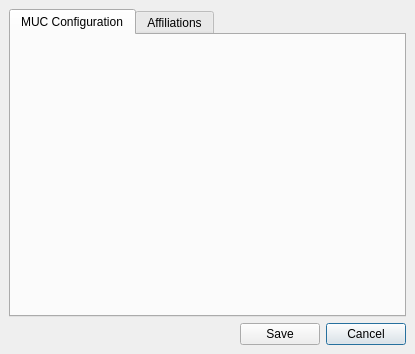
<ui version="4.0" >
 <class>groupchatAdmin</class>
 <widget class="QDialog" name="groupchatAdmin" >
  <property name="geometry" >
   <rect>
    <x>0</x>
    <y>0</y>
    <width>415</width>
    <height>354</height>
   </rect>
  </property>
  <property name="windowTitle" >
   <string>MUC Configuration</string>
  </property>
  <layout class="QGridLayout" >
   <property name="margin" >
    <number>9</number>
   </property>
   <property name="spacing" >
    <number>6</number>
   </property>
   <item row="0" column="0" colspan="3" >
    <widget class="QTabWidget" name="groupchatAdminTab" >
     <property name="currentIndex" >
      <number>0</number>
     </property>
     <widget class="QWidget" name="config" >
      <attribute name="title" >
       <string>MUC Configuration</string>
      </attribute>
     </widget>
     <widget class="QWidget" name="affiliation" >
      <attribute name="title" >
       <string>Affiliations</string>
      </attribute>
     </widget>
    </widget>
   </item>
   <item row="1" column="2" >
    <widget class="QPushButton" name="pushButton" >
     <property name="text" >
      <string>Cancel</string>
     </property>
    </widget>
   </item>
   <item row="1" column="1" >
    <widget class="QPushButton" name="pushButton_2" >
     <property name="text" >
      <string>Save</string>
     </property>
    </widget>
   </item>
   <item row="1" column="0" >
    <spacer>
     <property name="orientation" >
      <enum>Qt::Horizontal</enum>
     </property>
     <property name="sizeHint" >
      <size>
       <width>201</width>
       <height>20</height>
      </size>
     </property>
    </spacer>
   </item>
  </layout>
 </widget>
 <resources/>
 <connections>
  <connection>
   <sender>pushButton</sender>
   <signal>clicked()</signal>
   <receiver>groupchatAdmin</receiver>
   <slot>reject()</slot>
   <hints>
    <hint type="sourcelabel" >
     <x>333</x>
     <y>273</y>
    </hint>
    <hint type="destinationlabel" >
     <x>331</x>
     <y>298</y>
    </hint>
   </hints>
  </connection>
  <connection>
   <sender>pushButton_2</sender>
   <signal>clicked()</signal>
   <receiver>groupchatAdmin</receiver>
   <slot>accept()</slot>
   <hints>
    <hint type="sourcelabel" >
     <x>262</x>
     <y>275</y>
    </hint>
    <hint type="destinationlabel" >
     <x>168</x>
     <y>270</y>
    </hint>
   </hints>
  </connection>
 </connections>
</ui>
